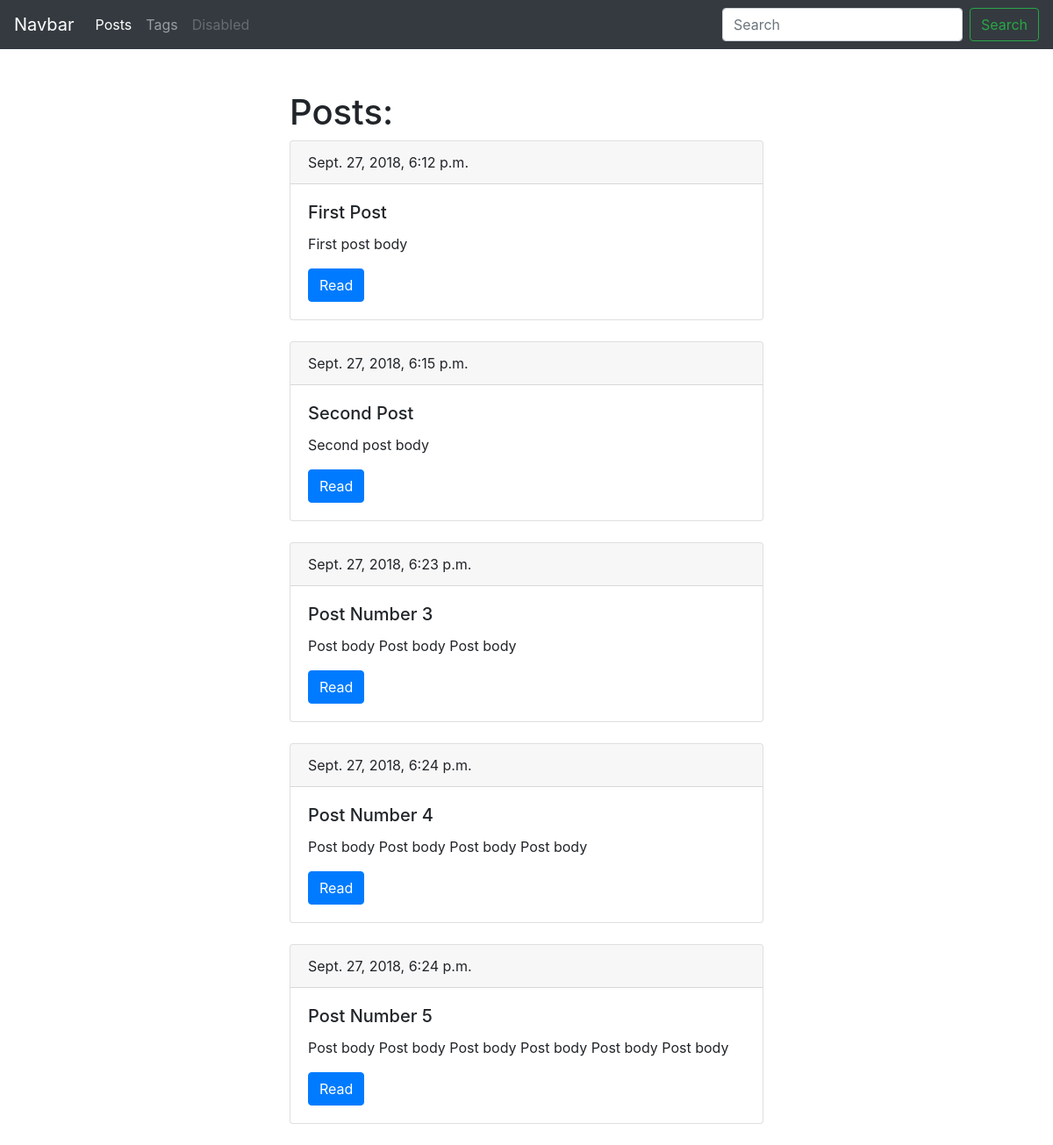
Screenshot of /blog/ with the database file from the repository.
### blog/models.py (models this page shows, shortened)
class Post(models.Model):
    title = models.CharField(max_length=150, db_index=True)
    slug = models.SlugField(max_length=150, unique=True)
    body = models.TextField(blank=True, db_index=True)
    tags = models.ManyToManyField('Tag', blank=True, related_name='posts')
    date_pub = models.DateTimeField(auto_now_add=True)
    def get_absolute_url(self):
        return reverse('post_detail_url', kwargs={'slug': self.slug})

### blog/views.py (the view)
# urls.py: path('', posts_list, name='posts_list_url'),
def posts_list(request):
    posts = Post.objects.all()
    return render(request, 'blog/index.html', context={'posts': posts})

### blog/templates/blog/index.html (shortened to what this page needs)
{% extends 'blog/blog-base.html' %}
{% block content %}
    <h1>Posts:</h1>
    {% for post in posts %}
        <div class="card mb-4">
        <div class="card-header">
            {{ post.date_pub }}
        </div>
        <div class="card-body">
            <h5 class="card-title">{{ post.title }}</h5>
            <p class="card-text">{{ post.body|truncatewords:15 }}</p>
            <a href="{{ post.get_absolute_url }}" class="btn btn-primary">Read</a>
        </div>
        </div>
    {% endfor %}
{% endblock %}

### rows the page displays
Post: date_pub "Sept. 27, 2018, 6:12 p.m.", title "First Post", body "First post body"
Post: date_pub "Sept. 27, 2018, 6:15 p.m.", title "Second Post", body "Second post body"
Post: date_pub "Sept. 27, 2018, 6:23 p.m.", title "Post Number 3", body "Post body Post body Post body"
Post: date_pub "Sept. 27, 2018, 6:24 p.m.", title "Post Number 4", body "Post body Post body Post body Post body"
Post: date_pub "Sept. 27, 2018, 6:24 p.m.", title "Post Number 5", body "Post body Post body Post body Post body Post body Post body"
